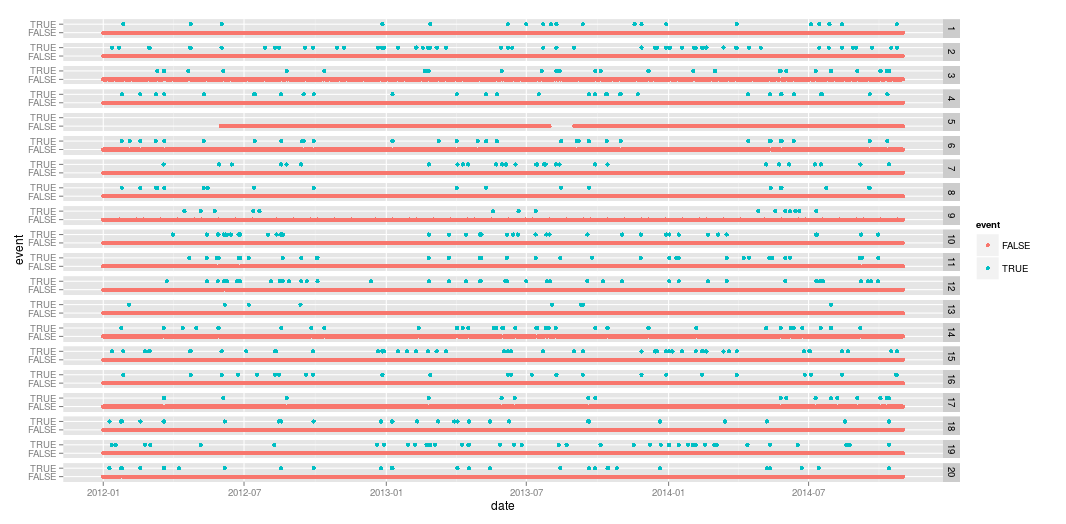

Recreate this plot in R.
eve <- data.frame(date = w$date, station = w$station_nbr,
                  event = event$snow == 1 | event$rain == 1,
                  w[,c('snow', 'snowInch', 'rain', 'preciptotal', 'codesum')])

eve1 <- eve[eve$station == 5 & eve$event == T,]
eve1

library(ggplot2)
ggplot(data=eve, aes(x=date, y = event, color=event)) +
    geom_point() +
    facet_grid(station ~ .)
